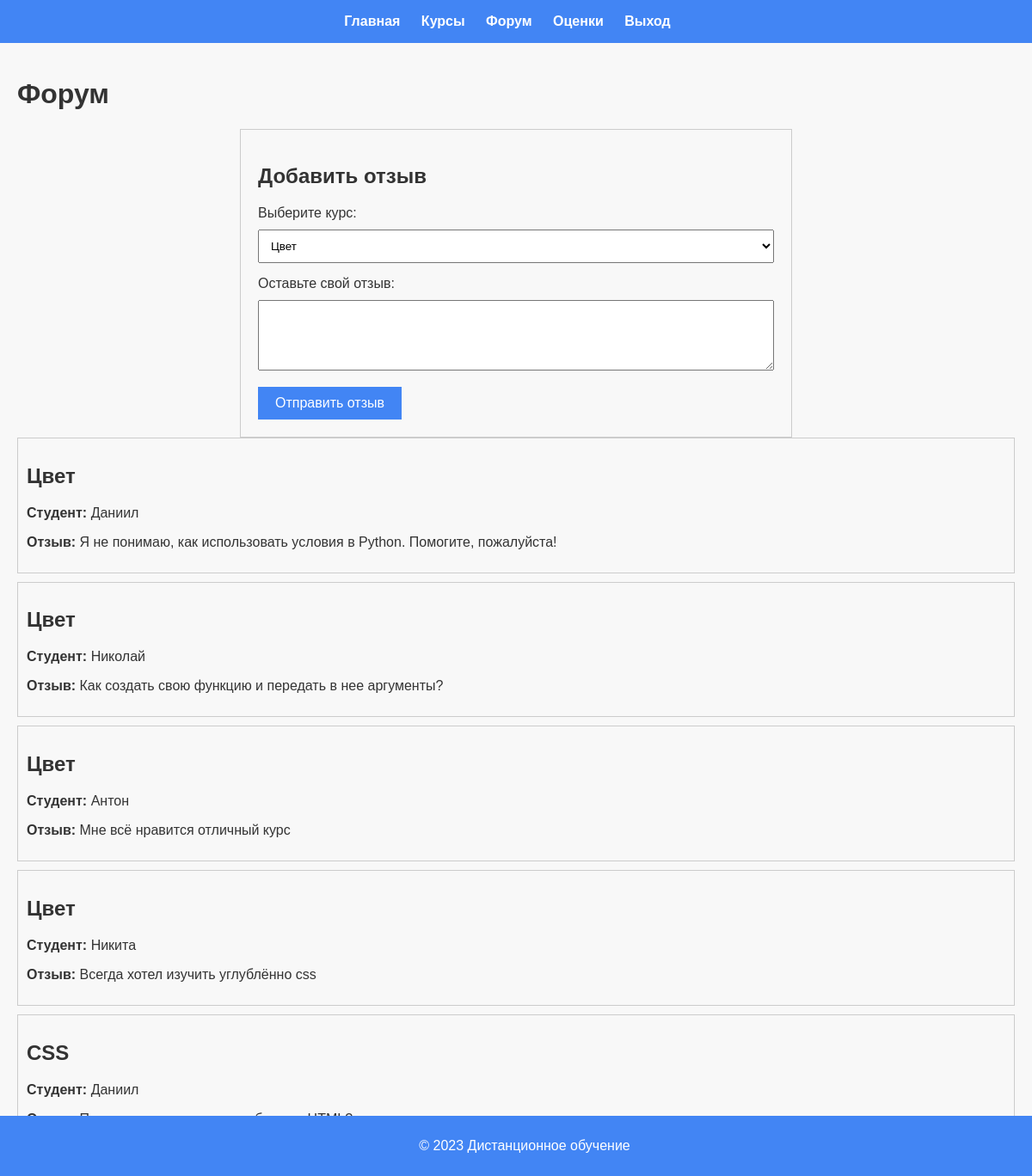
The page /anton/roles/student/forum.php on the database its author committed.
### tables this page shows
CREATE TABLE `forum` (
  `id` int NOT NULL AUTO_INCREMENT,
  `lesson_id` int NOT NULL,
  `user_id` int NOT NULL,
  `comment` text,
  PRIMARY KEY (`id`),
  KEY `lesson_id` (`lesson_id`),
  KEY `user_id` (`user_id`),
  CONSTRAINT `forum_ibfk_1` FOREIGN KEY (`lesson_id`) REFERENCES `lessons` (`id`),
  CONSTRAINT `forum_ibfk_2` FOREIGN KEY (`user_id`) REFERENCES `users` (`id`)
);

CREATE TABLE `courses` (
  `id` int NOT NULL AUTO_INCREMENT,
  `name` varchar(255) NOT NULL,
  `description` text,
  PRIMARY KEY (`id`)
);

CREATE TABLE `users` (
  `id` int NOT NULL AUTO_INCREMENT,
  `username` varchar(255) NOT NULL,
  `email` varchar(255) NOT NULL,
  `password` varchar(255) NOT NULL,
  `role` enum('admin','teacher','student') NOT NULL,
  PRIMARY KEY (`id`)
);

### anton/roles/student/forum.php (the view, shortened to what this page needs)
<?php
include_once "../../includes/db.php";
$query = "SELECT forum.*, courses.name AS course_name, users.username AS user_name FROM forum
          INNER JOIN lessons ON forum.lesson_id = lessons.id
          INNER JOIN courses ON lessons.course_id = courses.id
          INNER JOIN users ON forum.user_id = users.id
          ORDER BY courses.id, forum.id";
$result = $conn->query($query);
$reviews = $result->fetch_all(MYSQLI_ASSOC);
$queryCourses = "SELECT * FROM `courses`";
$resultCourses = $conn->query($queryCourses);
$courses = $resultCourses->fetch_all(MYSQLI_ASSOC);
?>
<!DOCTYPE html>
<html lang="en">
<head>
    <link rel="stylesheet" href="../../css/styles.css">
</head>
<body>
    <header>
        <nav>
            <ul>
                <li><a href="index.php">Главная</a></li>
                <li><a href="courses.php">Курсы</a></li>
                <li><a href="forum.php">Форум</a></li>
                <li><a href="grades.php">Оценки</a></li>
                <li><a href="../../logout.php">Выход</a></li>
            </ul>
        </nav>
    </header>
    <main>
        <h1>Форум</h1>
        <div class="review-form">
            <h2>Добавить отзыв</h2>
            <form method="post" action="forum.php">
                <label for="course_id">Выберите курс:</label>
                <select name="course_id" id="course_id" required>
                    <?php foreach ($courses as $course): ?>
                        <option value="<?php echo $course['id']; ?>"><?php echo $course['name']; ?></option>
                    <?php endforeach; ?>
                </select>
                <label for="comment">Оставьте свой отзыв:</label>
                <textarea name="comment" id="comment" rows="4" required></textarea>
                <input type="submit" name="submit_review" value="Отправить отзыв">
            </form>
        </div>
        <?php foreach ($reviews as $review): ?>
            <div class="review-box">
                <h2><?php echo $review['course_name']; ?></h2>
                <p><strong>Студент:</strong> <?php echo $review['user_name']; ?></p>
                <p><strong>Отзыв:</strong> <?php echo $review['comment']; ?></p>
            </div>
        <?php endforeach; ?>
    </main>
    <footer class="footer">
        <p>&copy; 2023 Дистанционное обучение</p>
    </footer>
</body>
</html>

### anton/css/styles.css (style rules this page uses)
body { font-family: 'Arial', sans-serif; background-color: #f8f8f8; color: #333; margin: 0; padding: 0; }
header { background-color: #4285f4; color: #fff; padding: 1em; text-align: center; }
nav ul { list-style: none; padding: 0; margin: 0; }
nav ul li { display: inline-block; margin-right: 20px; }
nav a { text-decoration: none; color: #fff; font-weight: bold; }
main { padding: 20px; }
.footer { background-color: #4285f4; color: #fff; text-align: center; padding: 10px; position: fixed; bottom: 0; width: 100%; }

### anton/roles/student/forum.php (style rules this page uses)
body { font-family: 'Arial', sans-serif; background-color: #f8f8f8; color: #333; margin: 0; padding: 0; }
header { background-color: #4285f4; color: #fff; padding: 1em; text-align: center; }
nav ul { list-style: none; padding: 0; margin: 0; }
nav ul li { display: inline-block; margin-right: 20px; }
nav a { text-decoration: none; color: #fff; font-weight: bold; }
main { padding: 20px; }
.review-box { border: 1px solid #ccc; margin-bottom: 10px; padding: 10px; position: relative; }
.review-form { margin-top: 20px; border: 1px solid #ccc; padding: 20px; max-width: 600px; margin-left: auto; margin-right: auto; }
.review-form label { display: block; margin-bottom: 10px; }
.review-form select, .review-form textarea { width: 100%; padding: 10px; margin-bottom: 15px; box-sizing: border-box; }
.review-form input[type="submit"] { background-color: #4285f4; color: #fff; padding: 10px 20px; border: none; cursor: pointer; font-size: 16px; }

### rows shown on the page
forum: courses.name "Цвет", user.username "Даниил", comment "Я не понимаю, как использовать условия в Python. Помогите, пожалуйста!"
forum: courses.name "Цвет", user.username "Николай", comment "Как создать свою функцию и передать в нее аргументы?"
forum: courses.name "Цвет", user.username "Антон", comment "Мне всё нравится отличный курс"
forum: courses.name "Цвет", user.username "Никита", comment "Всегда хотел изучить углублённо css"
forum: courses.name "CSS", user.username "Даниил"

### other values the page prints
form field course_id "Цвет"
